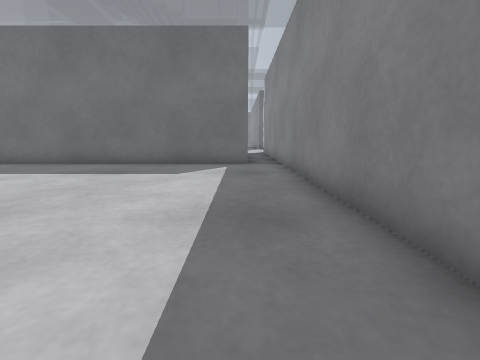
View 1 (above)

24 first-person views from a walk through a world built for the Gazebo simulator. The camera is 0.5 m above the floor, tilts 10° down and sees 90° across. The lines on the ground mark 1 m squares. The floor is counted in squares, 0.5 m on a side. Each view is taken from the middle of a square. On the plan, view 1 faces up. The plan holds only what a view shows up to about 10 squares ahead; the rest is blank. The place goes on beyond the plan.

View 2
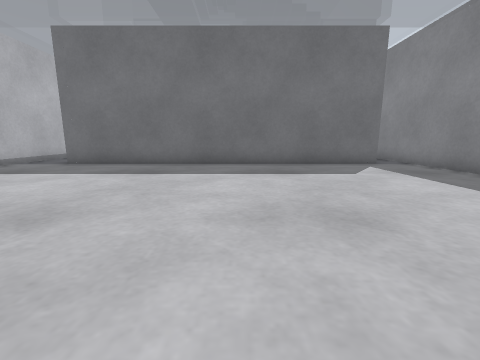

View 3
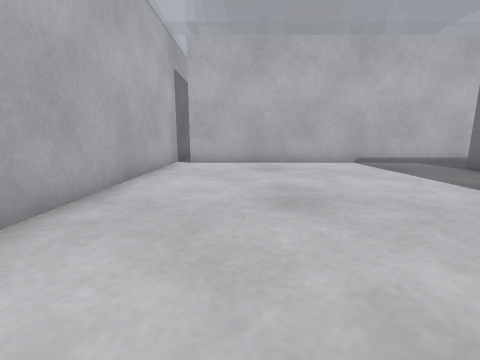

View 4
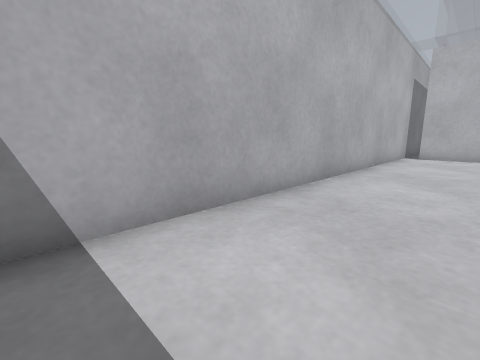

View 5
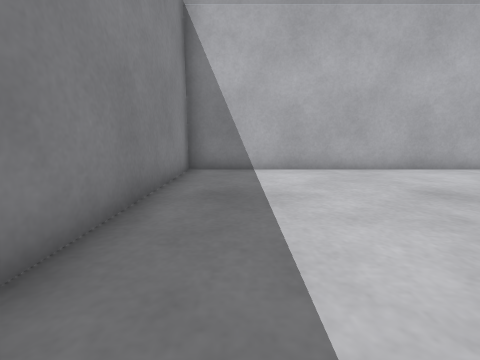

View 6
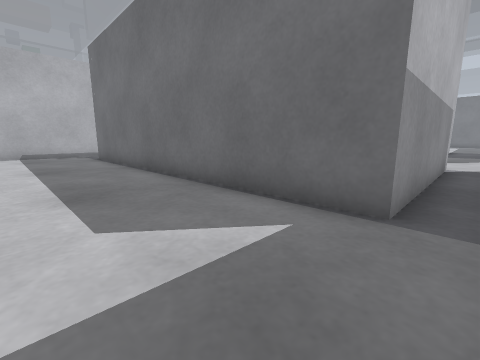

View 7
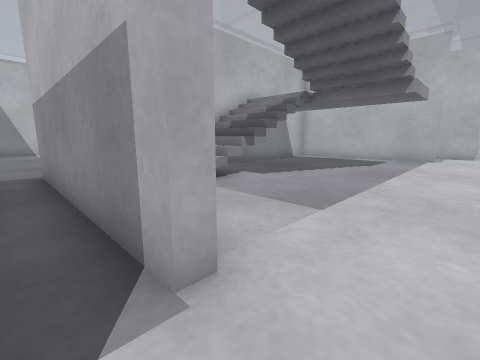

View 8
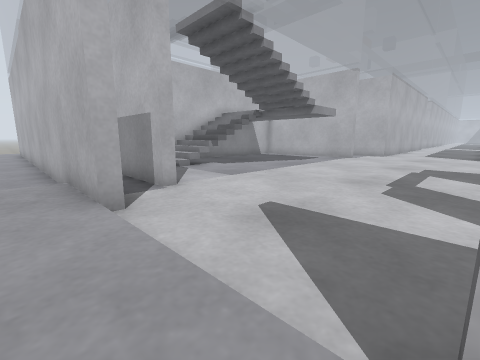

View 9
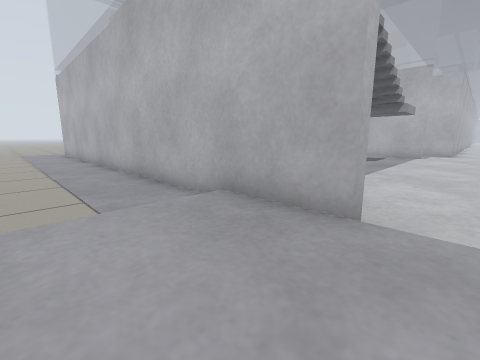

View 10
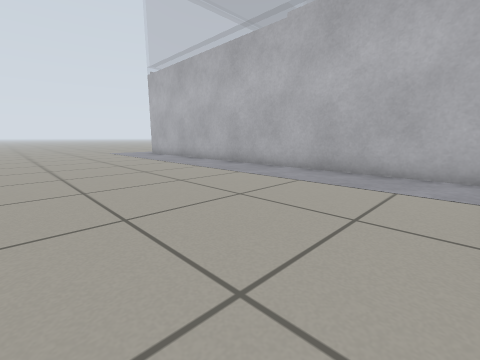

View 11
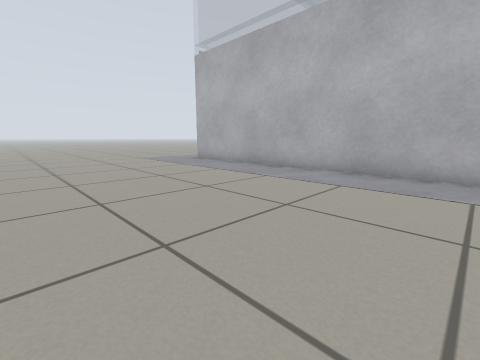

View 12
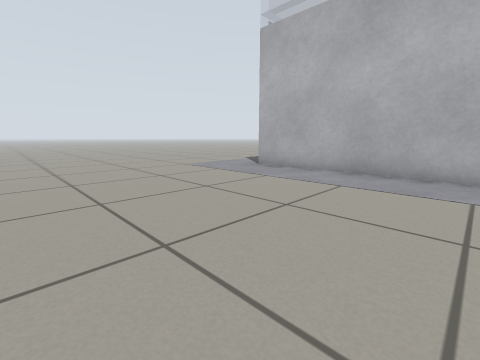

View 13
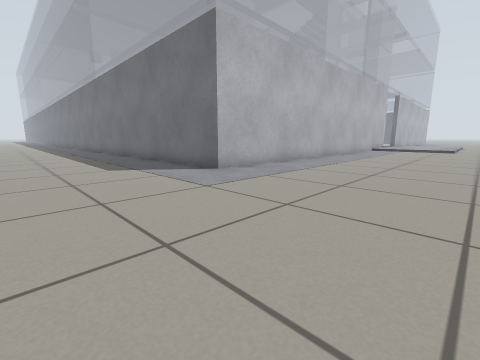

View 14
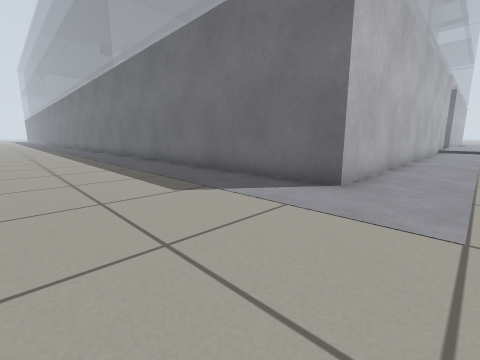

View 15
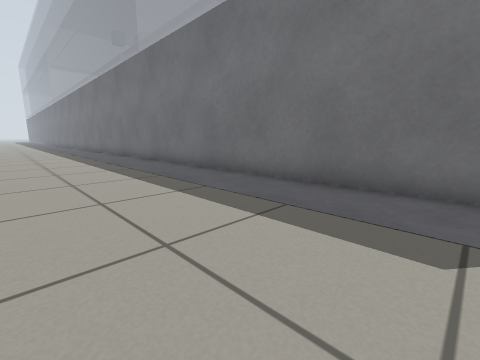

View 16
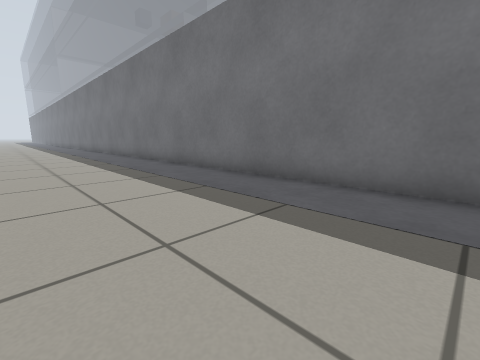

View 17
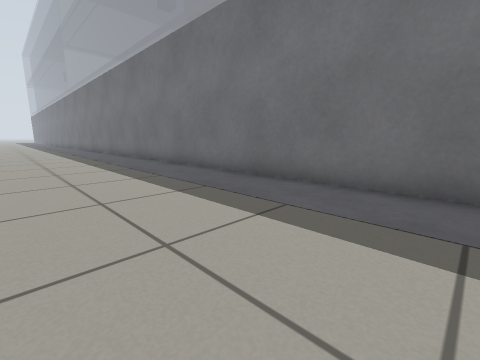

View 18
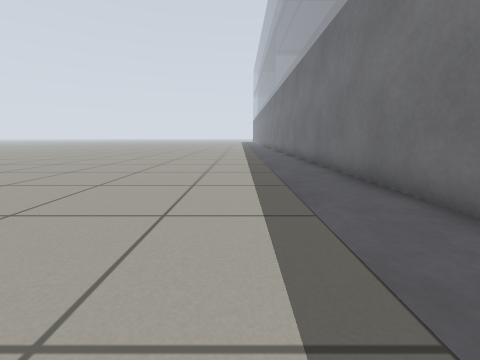

View 19
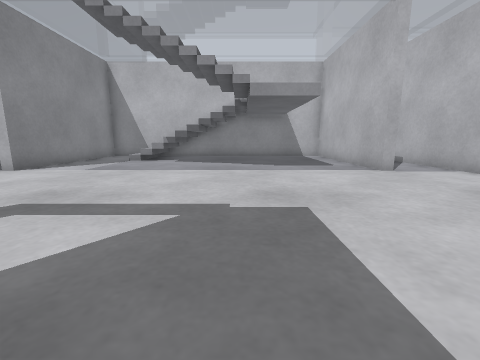

View 20
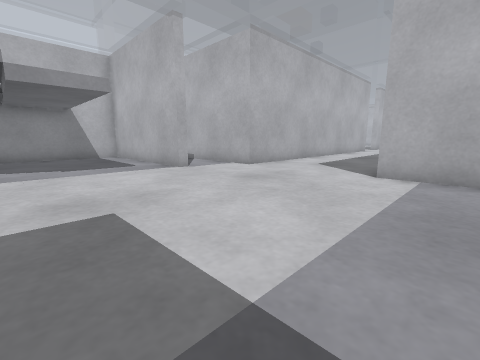

View 21
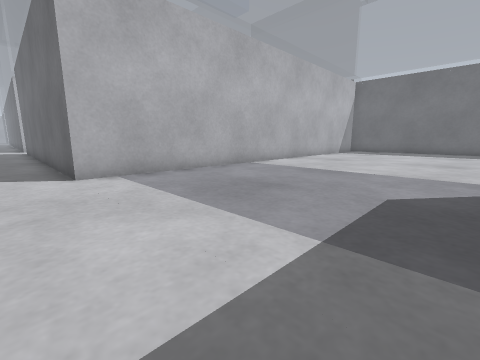

View 22
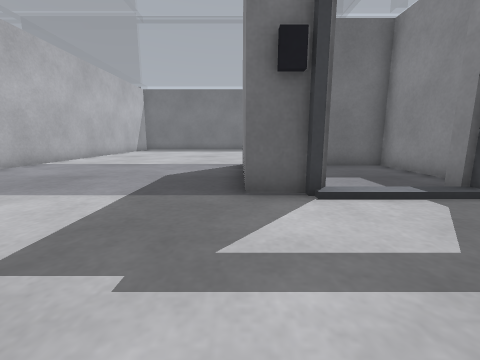

View 23
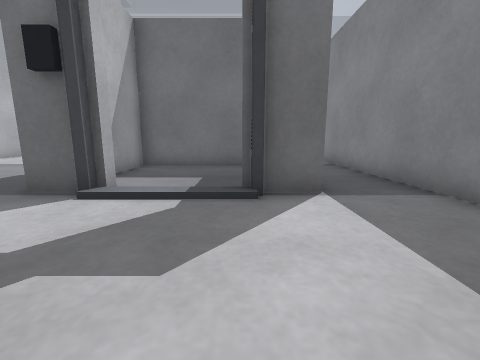

View 24
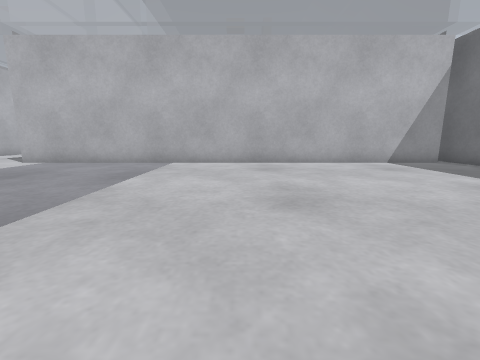

### Floor plan
Key: @ floor where view 1 was taken; # wall or solid block; . main floor; : floor 0.05 m higher than the main floor; + floor 0.1 m higher than the main floor; / step, stairs or slope; = window, fence, low wall or low ledge; B white box; P grey post; O other object.
Columns run from 20 left of view 1 to 9 right of it. Each row starts with its distance up from view 1.
 39      ###
 38       #..
 37       #...
 36       #....
 35       #.....
 34       #.......
 33       #........
 32       #.........
 31       #.........
 30       #..........
 29       #.........
 28       #.........      O
 27       #.......###### .#
 26       #.......#....# .#
 25       #.......#....# .#
 24       #.......#....##.#
 23       #.......#B..BB#.#
 22       #.......BP::P ..
 21 #######............... +
 20 .......................
 19    ....................
 18     ...................  +
 17     ###...............
 16       #.... #.........
 15       #.##.   //....#.#
 14       #. #.     ....#.#.......
 13       #  #.    /....#.#.......
 12       #  #.    ///  #.#.......
 11       #.            #.#.......
 10       #.## ====#    #.#.......
  9       #..############.#.......
  8       #...............O.......
  7       #...............O.......
  6       #...............O.......
  5       #...............O.......
  4       #...............O.......
  3       #...............O.......
  2       #...............O.......
  1       #...............O.......
  0       #.............@.O.......
 -1 #######OOOOOOOOOOOOOOO#.......
 -2 ..............................
 -3 ..............................
 -4 ..............................
 -5 ..............................
 -6 ..............................

Where each view was taken, in squares from view 1:
view 1: 0 up, 0 right, facing up
view 2: 0 up, 5 left, facing up
view 3: 2 up, 4 left, facing left
view 4: 2 up, 0 right, facing down-left
view 5: 7 up, 0 right, facing down
view 6: 6 up, 1 right, facing up-left
view 7: 17 up, 1 right, facing down-left
view 8: 21 up, 3 right, facing down-left
view 9: 18 up, 5 right, facing down-left
view 10: 14 up, 9 right, facing down-left
view 11: 9 up, 9 right, facing down-left
view 12: 5 up, 9 right, facing down-left
view 13: 6 down, 8 right, facing up-left
view 14: 6 down, 4 right, facing up-left
view 15: 6 down, 0 right, facing up-left
view 16: 6 down, 6 left, facing up-left
view 17: 6 down, 10 left, facing up-left
view 18: 4 down, 13 left, facing left
view 19: 23 up, 7 left, facing down
view 20: 23 up, 7 left, facing down-left
view 21: 20 up, 7 left, facing up-left
view 22: 18 up, 6 left, facing up
view 23: 18 up, 2 left, facing up
view 24: 30 up, 4 left, facing left
